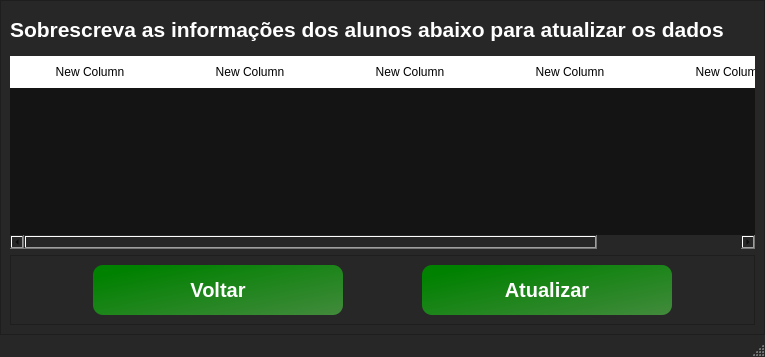
<?xml version="1.0" encoding="UTF-8"?>
<ui version="4.0">
 <class>MainWindow</class>
 <widget class="QMainWindow" name="MainWindow">
  <property name="geometry">
   <rect>
    <x>0</x>
    <y>0</y>
    <width>765</width>
    <height>357</height>
   </rect>
  </property>
  <property name="minimumSize">
   <size>
    <width>540</width>
    <height>347</height>
   </size>
  </property>
  <property name="maximumSize">
   <size>
    <width>840</width>
    <height>600</height>
   </size>
  </property>
  <property name="windowTitle">
   <string>Grerenciador de despesas - Alterar</string>
  </property>
  <property name="windowIcon">
   <iconset>
    <normaloff>../../Icons/updateicon-removebg-preview-removebg-preview.png</normaloff>../../Icons/updateicon-removebg-preview-removebg-preview.png</iconset>
  </property>
  <property name="styleSheet">
   <string notr="true">QMainWindow{
background-color: rgb(39, 39, 39);

}QMessageBox {
	background-color: rgb(255, 255, 255);
}</string>
  </property>
  <widget class="QWidget" name="centralwidget">
   <layout class="QVBoxLayout" name="verticalLayout">
    <property name="spacing">
     <number>0</number>
    </property>
    <property name="leftMargin">
     <number>0</number>
    </property>
    <property name="topMargin">
     <number>0</number>
    </property>
    <property name="rightMargin">
     <number>0</number>
    </property>
    <property name="bottomMargin">
     <number>0</number>
    </property>
    <item>
     <widget class="QFrame" name="frame">
      <property name="styleSheet">
       <string notr="true">background-color: rgb(39, 39, 39);</string>
      </property>
      <property name="frameShape">
       <enum>QFrame::StyledPanel</enum>
      </property>
      <property name="frameShadow">
       <enum>QFrame::Raised</enum>
      </property>
      <layout class="QVBoxLayout" name="verticalLayout_2">
       <item>
        <widget class="QLabel" name="label">
         <property name="minimumSize">
          <size>
           <width>400</width>
           <height>40</height>
          </size>
         </property>
         <property name="maximumSize">
          <size>
           <width>873</width>
           <height>50</height>
          </size>
         </property>
         <property name="styleSheet">
          <string notr="true">font-size:25px;
font-weight: bold;
color: #fff;</string>
         </property>
         <property name="text">
          <string>&lt;html&gt;&lt;head/&gt;&lt;body&gt;&lt;p&gt;&lt;span style=&quot; font-size:16pt;&quot;&gt;Sobrescreva as informações dos alunos abaixo para atualizar os dados&lt;/span&gt;&lt;/p&gt;&lt;/body&gt;&lt;/html&gt;</string>
         </property>
        </widget>
       </item>
       <item>
        <widget class="QTableWidget" name="tabelaAtualizar">
         <property name="styleSheet">
          <string notr="true">QTableWidget{
background-color: rgb(20, 20, 20);
border-radius:4px;
font-size:16px;

font-weight:bold;
color: rgb(255, 255, 255);

}

QHeaderView::section {
    background-color: rgb(255, 255, 255);
    border: none;
    height: 32px;
}

QTableView::item:selected{
	
	background-color: qlineargradient(spread:pad, x1:0, y1:0.017, x2:1, y2:1, stop:0.448864 rgba(52, 111, 25, 255), stop:1 rgba(43, 84, 36, 255));
}</string>
         </property>
         <attribute name="horizontalHeaderMinimumSectionSize">
          <number>39</number>
         </attribute>
         <attribute name="horizontalHeaderDefaultSectionSize">
          <number>160</number>
         </attribute>
         <attribute name="verticalHeaderDefaultSectionSize">
          <number>30</number>
         </attribute>
         <column>
          <property name="text">
           <string>New Column</string>
          </property>
         </column>
         <column>
          <property name="text">
           <string>New Column</string>
          </property>
         </column>
         <column>
          <property name="text">
           <string>New Column</string>
          </property>
         </column>
         <column>
          <property name="text">
           <string>New Column</string>
          </property>
         </column>
         <column>
          <property name="text">
           <string>New Column</string>
          </property>
         </column>
        </widget>
       </item>
       <item>
        <widget class="QFrame" name="frame_2">
         <property name="frameShape">
          <enum>QFrame::StyledPanel</enum>
         </property>
         <property name="frameShadow">
          <enum>QFrame::Raised</enum>
         </property>
         <layout class="QHBoxLayout" name="horizontalLayout">
          <item>
           <widget class="QPushButton" name="btn_sairJanelaAtualizar">
            <property name="minimumSize">
             <size>
              <width>0</width>
              <height>50</height>
             </size>
            </property>
            <property name="maximumSize">
             <size>
              <width>250</width>
              <height>16777215</height>
             </size>
            </property>
            <property name="styleSheet">
             <string notr="true">
QPushButton{
background-color: qlineargradient(spread:pad, x1:0, y1:0.017, x2:1, y2:1, stop:0.113636 rgba(0, 129, 0, 255), stop:1 rgba(66, 138, 60, 255));
border-radius:10px;
  text-align: center;
   color: #ffffff;
font-size:20px;
font-weight:bold;

}

QPushButton:hover{
background-color: rgb(36, 199, 31);


}

QPushButton:pressed{
  background-color: #3e8e41;

}</string>
            </property>
            <property name="text">
             <string>Voltar</string>
            </property>
            <property name="icon">
             <iconset>
              <normaloff>../../Icons/Setapratras-removebg-preview.png</normaloff>../../Icons/Setapratras-removebg-preview.png</iconset>
            </property>
            <property name="iconSize">
             <size>
              <width>35</width>
              <height>30</height>
             </size>
            </property>
           </widget>
          </item>
          <item>
           <widget class="QPushButton" name="btn_atualizarDados">
            <property name="minimumSize">
             <size>
              <width>0</width>
              <height>50</height>
             </size>
            </property>
            <property name="maximumSize">
             <size>
              <width>250</width>
              <height>16777215</height>
             </size>
            </property>
            <property name="styleSheet">
             <string notr="true">
QPushButton{
background-color: qlineargradient(spread:pad, x1:0, y1:0.017, x2:1, y2:1, stop:0.113636 rgba(0, 129, 0, 255), stop:1 rgba(66, 138, 60, 255));
border-radius:10px;
  text-align: center;
   color: #ffffff;
font-size:20px;
font-weight:bold;

}

QPushButton:hover{
background-color: rgb(36, 199, 31);


}

QPushButton:pressed{
  background-color: #3e8e41;

}</string>
            </property>
            <property name="text">
             <string>Atualizar</string>
            </property>
            <property name="icon">
             <iconset>
              <normaloff>../../Icons/updateicon-removebg-preview-removebg-preview.png</normaloff>../../Icons/updateicon-removebg-preview-removebg-preview.png</iconset>
            </property>
            <property name="iconSize">
             <size>
              <width>30</width>
              <height>30</height>
             </size>
            </property>
           </widget>
          </item>
         </layout>
        </widget>
       </item>
      </layout>
     </widget>
    </item>
   </layout>
  </widget>
  <widget class="QStatusBar" name="statusbar"/>
 </widget>
 <resources/>
 <connections/>
</ui>
